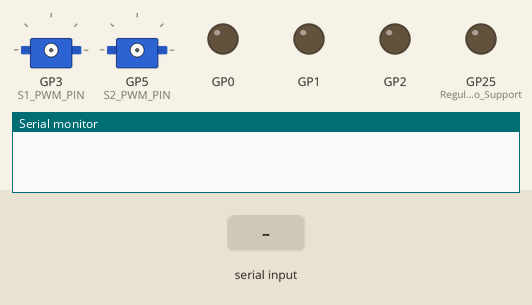
Recording of a program running on a simulated Raspberry Pi Pico. Parts: 2 × servo, output pins drawn as LEDs (lit = HIGH), the last lines printed to the serial monitor. The test bench sets the inputs (shaded band).

Above: at 0.0 s.
At 6.2 s:
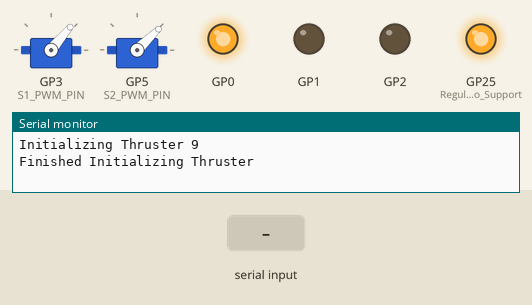
6.3 s: "2\n" received over the second serial link
At 7.6 s:
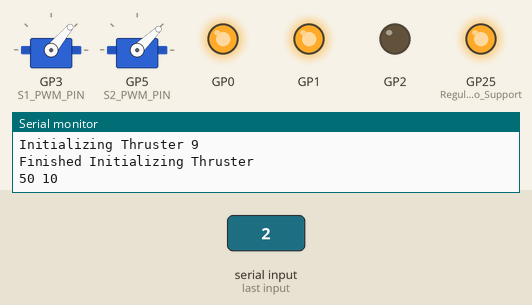
Timing chart, 0 to 9.3 s (numbered marks = the images above; inputs shaded):
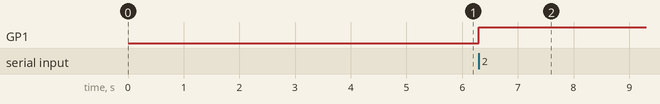

Measured:
- after the input at 6.3 s, GP1: LOW → HIGH at once

The program:

main.cpp
```cpp
// Firmware for Servo Pico

#include <Servo.h>
#include <Arduino.h>

// ------ DO NOT CHANGE THESE VALUES -------
#define S1_PWM_PIN 3
#define S2_PWM_PIN 5

#define ALL_CALL_ADDRESS 48

// -- Update for each individual thruster --
#define ADDRESS 57
#define ADDRESS2 58

// ---- Uncomment to enable debug mode -----
#define DEBUG

Servo servo1;
Servo servo2;

void setup() {
  /// ANYESC MASCP CODE
  delay(5000);
  pinMode(0, OUTPUT);
  pinMode(1, OUTPUT);
  pinMode(2, OUTPUT);
  pinMode(25, OUTPUT); // Regular Pico Support

  // Initialize UART
  Serial1.setRX(13); // default: 13, baackup: 5
  Serial1.setTX(12); // default: 12, backup: 4
  Serial1.begin(115200);
  Serial.begin(115200);

  while (!Serial1);

  // Initialize thruster
  #ifdef DEBUG
    Serial.print("Initializing Thruster ");
    Serial.print(ADDRESS - 48);
    Serial.print("\n");
  #endif

  servo1.attach(S1_PWM_PIN);
  servo1.writeMicroseconds(1060);
  servo2.attach(S2_PWM_PIN);
  servo2.writeMicroseconds(1000);

  servo2.attach(S2_PWM_PIN);
  // delay(7000); // wait for ESC to initialize

  #ifdef DEBUG
    Serial.print("Finished Initializing Thruster");
  #endif


  // Turn on LED to indicate finished initialization
  digitalWrite(0, HIGH);
  digitalWrite(25, HIGH); // Regular Pico Support
}

void loop() {
  if (Serial1.available() == 2) {
    // Turn on LED to indicate that UART is working
    digitalWrite(1, HIGH);

    int address = Serial1.read();
    int throttle = Serial1.read();

    #ifdef DEBUG
      Serial.print("\n");
      Serial.print(address);
      Serial.print(" ");
      Serial.print(throttle);
      Serial.print(" ");
    #endif

    if (address == ADDRESS) {
      // Turn on LED to indicate that MASCP is working
      digitalWrite(2, HIGH);

      int pulse = map(throttle, 0, 255, 500, 2500);
      // if (throttle == 127) { pulse = 1500; } // Deadzone

      #ifdef DEBUG
        Serial.print(pulse);
      #endif

      servo1.writeMicroseconds(pulse);
    } else if (address == ADDRESS2) {
      // Turn on LED to indicate that MASCP is working
      digitalWrite(2, HIGH);
      int pulse = map(throttle, 0, 255, 500, 2500);

      #ifdef DEBUG
        Serial.print(pulse);
      #endif

      servo2.writeMicroseconds(pulse);
    }
  }
}
```
